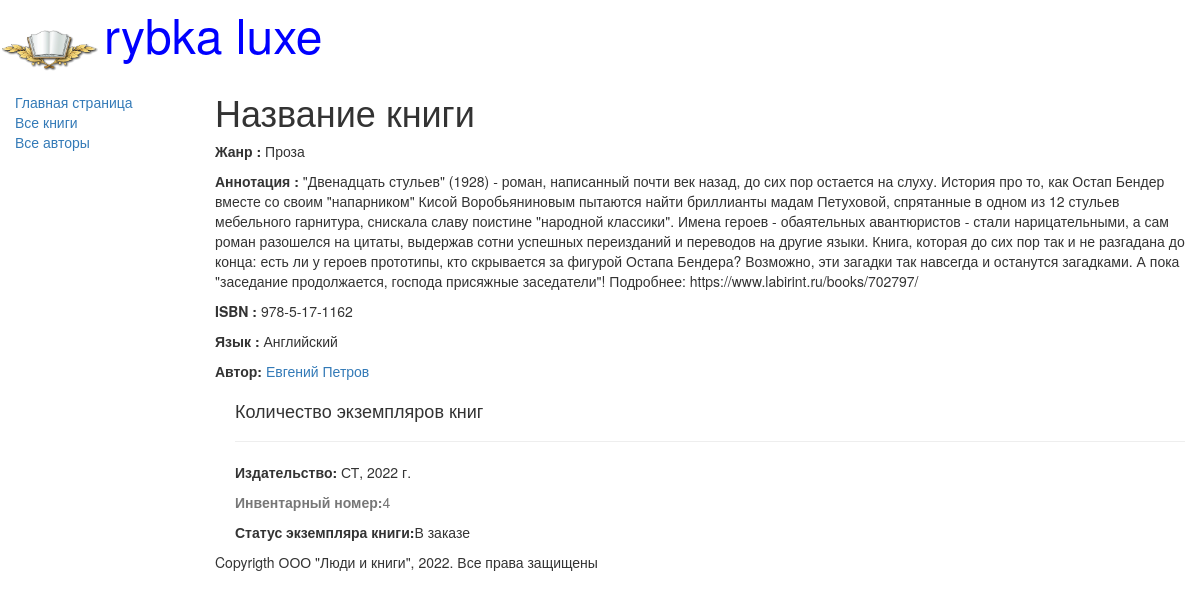
The page /book/2 on the database its author committed.
### catalog/models.py (models this page shows, shortened)
class Book(models.Model):
    title = models.CharField(max_length=200, help_text='Введите название книги', verbose_name='Название книги')
    genre = models.ForeignKey('Genre', on_delete=models.CASCADE, help_text='Выберите жанр книги',
                              verbose_name='Жанр книги', null=True)
    language = models.ForeignKey('Language', on_delete=models.CASCADE, help_text='Выберите язык книги',
                                 verbose_name='Язык книги', null=True)
    author = models.ManyToManyField('Author', help_text='Выберите автора книги', verbose_name='Автор книги')
    summary = models.TextField(max_length=1000, help_text='Введите краткое описание книги',
                               verbose_name='Аннотация книги')
    isbn = models.CharField(max_length=13, help_text='Должно содержать 13 символов', verbose_name='ISBN книги')
    def display_author(self):
        return ','.join([author.last_name for author in self.author.all()])
    display_author.short_description = 'Авторы'  # изменение название функции при использовании

class Genre(models.Model):
    name = models.CharField(max_length=200, help_text='Введите жанр книги', verbose_name='Жанр книги')
    def __str__(self):
        return self.name

class Language(models.Model):
    name = models.CharField(max_length=20, help_text='Введите язык книги', verbose_name='Язык книги')
    def __str__(self):
        return self.name

class Author(models.Model):
    first_name = models.CharField(max_length=100, help_text='Введите имя автора', verbose_name='Имя автора')
    last_name = models.CharField(max_length=100, help_text='Введите фамилию автора', verbose_name='Фамилия автора')
    date_of_birth = models.DateField(help_text='Введите дату рождения', verbose_name='Дата рождения',
                                     null=True, blank=True)
    date_of_death = models.DateField(help_text='Введите дату смерти', verbose_name='Дата смерти',
                                     null=True, blank=True)

class BookInstance(models.Model):
    book = models.ForeignKey('Book', on_delete=models.CASCADE, null=True)
    inv_nom = models.CharField(max_length=20, null=True, help_text='Введите инвентарный номер экземпляра',
                               verbose_name='Инвентарный номер')
    imprint = models.CharField(max_length=200, help_text='Введите издательство и год выпуска',
                               verbose_name='Издательство')
    status = models.ForeignKey('Status', on_delete=models.CASCADE, null=True, help_text='Изменить состояние экземпляра',
                               verbose_name='Статус экземпляра')
    due_back = models.DateField(null=True, blank=True, help_text='Введите конец срока статуса',
                                verbose_name='Дата окончания статуса')

class Status(models.Model):
    name = models.CharField(max_length=20, help_text='Введите статус экземпляра книги ',
                            verbose_name='Статус экземпляра книги')
    def __str__(self):
        return self.name

### catalog/views.py (the view)
# urls.py: url(r'^book/(?P<pk>\d+)$', views.BookDetailView.as_view(), name='book-detail'),
class BookDetailView(generic.DetailView):
    model = Book

### catalog/templates/catalog/book_detail.html (shortened to what this page needs)
{%extends 'base_generic.html'%}
{%block content%}
<h1>Название книги</h1>
<p><strong>Жанр : </strong>{{book.genre}}</p>
<p><strong>Аннотация : </strong>{{book.summary}}</p>
<p><strong>ISBN : </strong>{{book.isbn}}</p>
<p><strong>Язык : </strong>{{book.language}}</p>
  {%for author in book.author.all%}
    <p><strong>Автор: </strong><a href="">{{author.first_name}} {{author.last_name}}</a></p>
  {%endfor%}
  <div style="margin-left: 20px; margin-top: 20px;">
    <h4>Количество экземпляров книг</h4>
      {% for copy in book.bookinstance_set.all%}
        <hr>
        <p><strong>Издательство: </strong>{{copy.imprint}}</p>
        <p class="text-muted"><strong>Инвентарный номер:</strong>{{copy.id}}</p>
        <p><strong>Статус экземпляра книги:</strong>{{copy.status}}</p>
      {%endfor%}
  </div>
{%endblock%}

### rows shown on the page
Book: genre "Проза", summary "\"Двенадцать стульев\" (1928) - роман, написанный почти век назад, до сих пор остается на слуху. История про то, как Остап Бендер вместе со своим \"напарником\" Кисой Воробьяниновым пытаются найти бриллианты мадам Петуховой, спрятанные в одном из 12 стульев мебельного гарнитура, снискала славу поистине \"народной классики\". Имена героев - обаятельных авантюристов - стали нарицательными, а сам роман разошелся на цитаты, выдержав сотни успешных переизданий и переводов на другие языки. Книга, которая до сих пор так и не разгадана до конца: есть ли у героев прототипы, кто скрывается за фигурой Остапа Бендера? Возможно, эти загадки так навсегда и останутся загадками. А пока \"заседание продолжается,…", isbn "978-5-17-1162", language "Английский"
Author: first_name "Евгений", last_name "Петров"
BookInstance: imprint "СТ, 2022 г.", id "4", status "В заказе"
